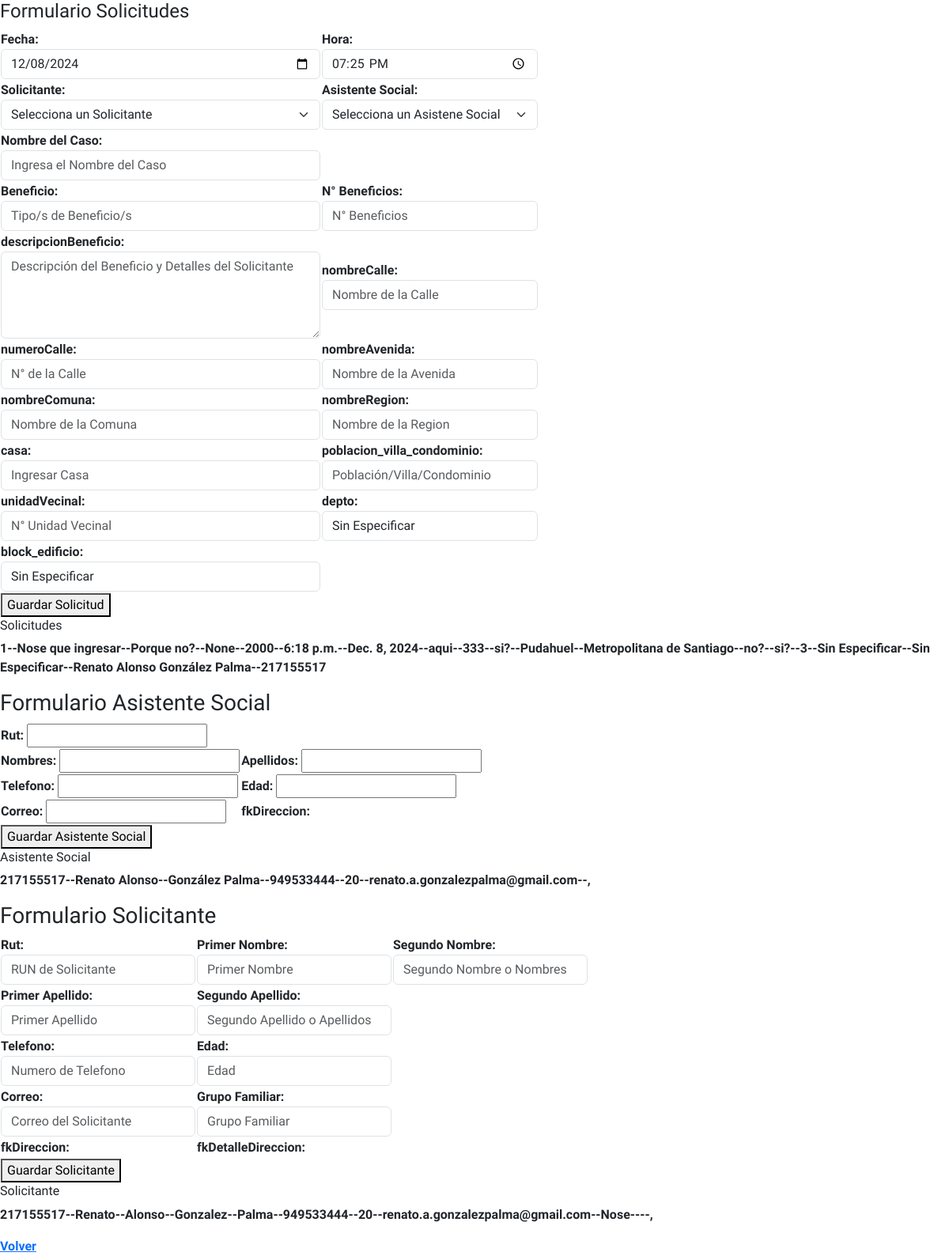
The page /pruebas on the database as committed earlier.
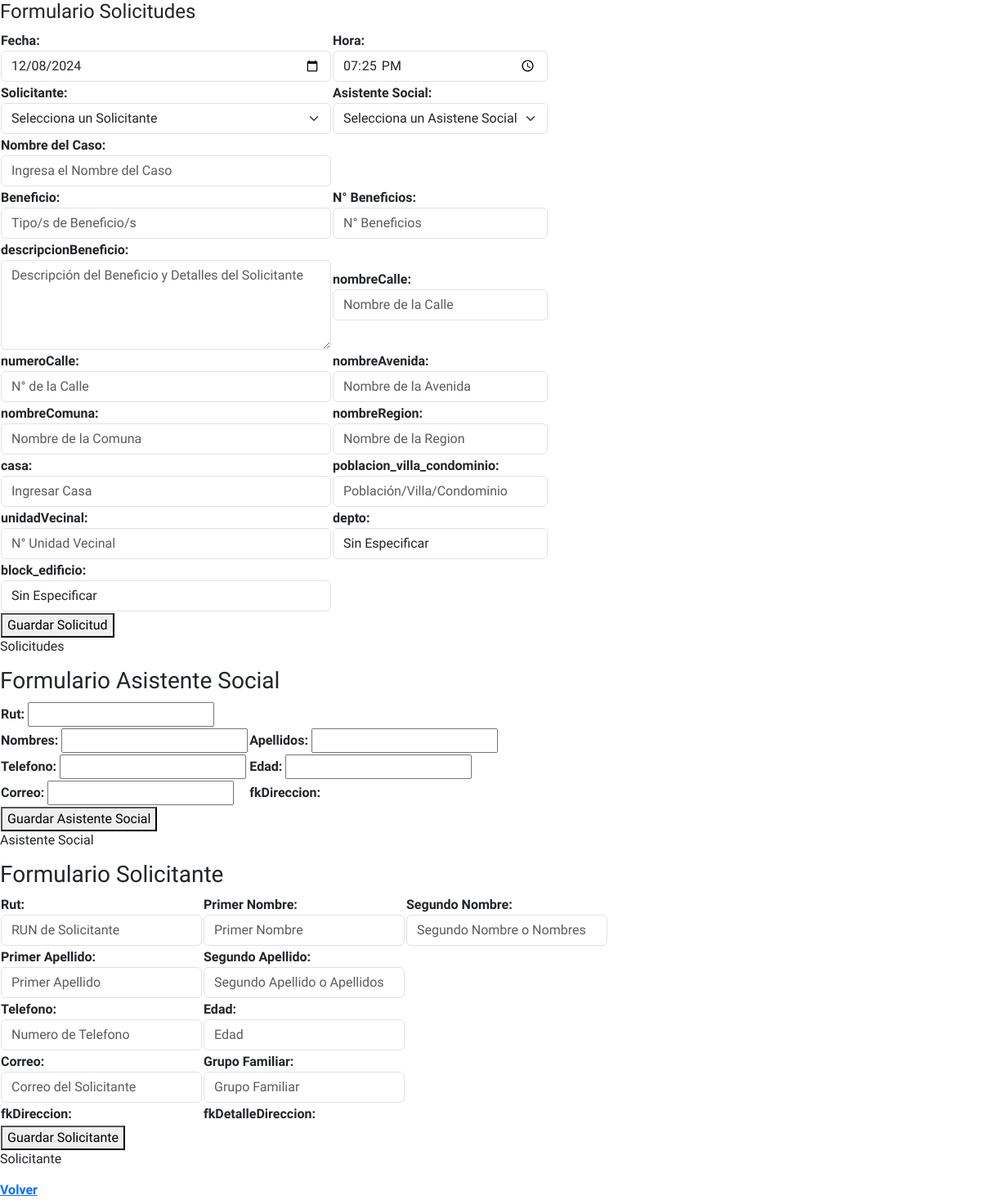
The same page on the database as committed later.
### solicitudes/models.py (models this page shows)
class Solicitud(models.Model):
    numeroSolicitud = models.AutoField(db_column='n_solicitud', primary_key=True)
    nombreCasoSolicitud = models.CharField(max_length=150, blank=False, null=False)
    beneficio = models.CharField(max_length=250, blank=False, null=False)
    descripcionBeneficio = models.CharField(max_length=2500, blank=True, null=True)
    cantidadBeneficios = models.IntegerField(blank=False, null=False)
    hora = models.TimeField(blank=False, null=False)
    fecha = models.DateField(blank=False, null=False)
    nombreCalle = models.CharField(max_length=90, blank=False, null=False)
    numeroCalle = models.IntegerField(blank=False, null=False)
    nombreAvenida = models.CharField(max_length=90, blank=False, null=False)
    nombreComuna = models.CharField(max_length=90, blank=False, null=False)
    nombreRegion = models.CharField(max_length=90, blank=False, null=False)
    casa = models.CharField(max_length=90, blank=False, null=False)
    poblacion_villa_condominio = models.CharField(max_length=90, blank=False, null=False)
    unidadVecinal = models.CharField(max_length=90, blank=False, null=False)
    depto = models.CharField(max_length=90, blank=True, default='Sin Especificar')
    block_edificio = models.CharField(max_length=90, blank=True, default='Sin Especificar')
    fkRutAsistenteSocial = models.ForeignKey('Asistente_Social', on_delete=models.CASCADE, db_column='rutAsistenteSocial')
    fkRutSolicitante = models.ForeignKey('Solicitante', on_delete=models.CASCADE, db_column='rutSolicitante')

class Asistente_Social(models.Model):
    rutAsistenteSocial = models.CharField(max_length=13, primary_key=True)
    nombres = models.CharField(max_length=150, blank=False, null=False)
    apellidos = models.CharField(max_length=150, blank=False, null=False)
    telefono = models.IntegerField(blank=False, null=False)
    edad = models.IntegerField(blank=False, null=False)
    correo = models.CharField(max_length=150, blank=False, null=False)
    def __str__(self):
        return str(self.nombres +" "+ self.apellidos)

class Solicitante(models.Model):
    rutSolicitante = models.CharField(max_length=13, primary_key=True)
    primerNombre = models.CharField(max_length=100, blank=False, null=False)
    segundoNombre = models.CharField(max_length=160, blank=True, null=True)
    primerApellido = models.CharField(max_length=100, blank=False, null=False)
    segundoApellido = models.CharField(max_length=160, blank=True, null=True)
    telefono = models.IntegerField(blank=False, null=False)
    edad = models.IntegerField(blank=False, null=False)
    correo = models.EmailField(max_length=150, blank=False, null=False)
    grupoFamiliar = models.CharField(max_length=150, blank=False, null=False)
    def __str__(self):
        return str(self.rutSolicitante)

### solicitudes/views.py (the view, shortened to what this page needs)
# urls.py: path('pruebas', views.pruebas, name='pruebas'),
def pruebas(request):
    context = {}
    asistenteSocialData = Asistente_Social.objects.all()
    solicitanteData = Solicitante.objects.all()
    solicitudData = Solicitud.objects.all()
    formAsistenteSocial = AsistenteSocialForm
    formSolicitante = SolicitanteForm
    formSolicitud = SolicitudForm
    context['dataAsistenteSocial'] = asistenteSocialData
    context['dataSolcitante'] = solicitanteData
    context['dataSolicitud'] = solicitudData
    context['formAsistenteSocial'] = formAsistenteSocial
    context['formSolicitante'] = formSolicitante
    context['formSolicitud'] = formSolicitud
    return render(request, 'solicitud/pruebas.html', context)

### solicitudes/templates/solicitud/pruebas.html (shortened to what this page needs)
{% extends 'components/base.html' %}
{% load static %}
{% block content %}
<div>
    <h4>Formulario Solicitudes</h4>
    <form method="post" action="{% url 'pruebas' %}">
        <table>
            <tr>
                <td>Fecha: {{ formSolicitud.fecha }}</td>
                <td>Hora: {{ formSolicitud.hora }}</td>
            </tr>
            <tr>
                <td>Solicitante: {{ formSolicitud.fkRutSolicitante }}</td>
                <td>Asistente Social: {{ formSolicitud.fkRutAsistenteSocial }}</td>
            </tr>
            <tr>
                <td>Nombre del Caso: {{ formSolicitud.nombreCasoSolicitud }}</td>
            </tr>
            <tr>
                <td>Beneficio: {{ formSolicitud.beneficio }}</td>
                <td>N° Beneficios: {{ formSolicitud.cantidadBeneficios }}</td>
            <tr>
                <td>descripcionBeneficio: {{ formSolicitud.descripcionBeneficio }}</td>
                <td>nombreCalle: {{ formSolicitud.nombreCalle }}</td>
            </tr>
            <tr>
                <td>numeroCalle: {{ formSolicitud.numeroCalle }}</td>
                <td>nombreAvenida: {{ formSolicitud.nombreAvenida }}</td>
            <tr>
            <tr>
                <td>nombreComuna: {{ formSolicitud.nombreComuna }}</td>
                <td>nombreRegion: {{ formSolicitud.nombreRegion }}</td>
            <tr>
            <tr>
                <td>casa: {{ formSolicitud.casa }}</td>
                <td>poblacion_villa_condominio: {{ formSolicitud.poblacion_villa_condominio }}</td>
            <tr>
            <tr>
                <td>unidadVecinal: {{ formSolicitud.unidadVecinal }}</td>
                <td>depto: {{ formSolicitud.depto }}</td>
            <tr>
            <tr>
                <td>block_edificio: {{ formSolicitud.block_edificio }}</td>
            <tr>
            <td>
                <button name="guardarSolicitud">Guardar Solicitud</button>
            </td>
            </tr>
        </table>
    </form>
    <h6>Solicitudes</h6>
    <p>
        {% for solicitud in dataSolicitud %}
            {{ solicitud.numeroSolicitud }}--{{ solicitud.nombreCasoSolicitud }}--{{ solicitud.beneficio }}--{{ solicitud.descripcionBeneficio }}--{{ solicitud.cantidadBeneficios }}--{{ solicitud.hora }}--{{ solicitud.fecha }}--{{ solicitud.nombreCalle }}--{{ solicitud.numeroCalle }}--{{ solicitud.nombreAvenida }}--{{ solicitud.nombreComuna }}--{{ solicitud.nombreRegion }}--{{ solicitud.casa }}--{{ solicitud.poblacion_villa_condominio }}--{{ solicitud.unidadVecinal }}--{{ solicitud.depto }}--{{ solicitud.block_edificio }}--{{ solicitud.fkRutAsistenteSocial }}--{{ solicitud.fkRutSolicitante }}
        {% endfor %}
    </p>
    <h3>Formulario Asistente Social</h3>
    <table>
        <form method="post" action="{% url 'pruebas' %}">
            <tr><td>Rut: {{ formAsistenteSocial.rutAsistenteSocial }}</td></tr>
            <tr>
                <td>Nombres: {{ formAsistenteSocial.nombres }}</td>
                <td>Apellidos: {{ formAsistenteSocial.apellidos }}</td>
            </tr>
            <tr>
                <td>Telefono: {{ formAsistenteSocial.telefono }}</td>
                <td>Edad: {{ formAsistenteSocial.edad }}</td>
            </tr>
            <tr>
                <td>Correo: {{ formAsistenteSocial.correo }}</td>
                <td>fkDireccion: {{ formAsistenteSocial.fkDireccion }}</td>
            </tr>
            <tr><td><button name="guardarAsistenteSocial">Guardar Asistente Social</button></td></tr>
        </form>
    </table>
    <h6>Asistente Social</h6>
    <p>
        {% for asistenteSocial in dataAsistenteSocial %}
            {{ asistenteSocial.rutAsistenteSocial }}--{{ asistenteSocial.nombres }}--{{ asistenteSocial.apellidos }}--{{ asistenteSocial.telefono }}--{{ asistenteSocial.edad }}--{{ asistenteSocial.correo }}--{{ asistenteSocial.fkDireccion }},
        {% endfor %}
    </p>
    <h3>Formulario Solicitante</h3>
    <table>
        <form method="post" action="{% url 'pruebas' %}">
            <tr>
                <td>Rut: {{ formSolicitante.rutSolicitante }}</td>
                <td>Primer Nombre: {{ formSolicitante.primerNombre }}</td>
                <td>Segundo Nombre:{{ formSolicitante.segundoNombre }}</td>
            </tr>
            <tr>
                <td>Primer Apellido: {{ formSolicitante.primerApellido }}</td>
                <td>Segundo Apellido: {{ formSolicitante.segundoApellido }}</td>
            </tr>
            <tr>
                <td>Telefono: {{ formSolicitante.telefono }}</td>
                <td>Edad: {{ formSolicitante.edad }}</td>
            </tr>
            <tr>
                <td>Correo: {{ formSolicitante.correo }}</td>
                <td>Grupo Familiar: {{ formSolicitante.grupoFamiliar }}</td>
            </tr>
            <tr>
                <td>fkDireccion: {{ formSolicitante.fkDireccion }}</td>
                <td>fkDetalleDireccion: {{ formSolicitante.fkDetalleDireccion }}</td>
            </tr>
            <tr><td><button name="guardarSolicitante">Guardar Solicitante</button></td></tr>
        </form>
    </table>
    <h6>Solicitante</h6>
    <p>
        {% for solicitante in dataSolcitante %}
            {{ solicitante.rutSolicitante }}--{{ solicitante.primerNombre }}--{{ solicitante.segundoNombre }}--{{ solicitante.primerApellido }}--{{ solicitante.segundoApellido }}--{{ solicitante.telefono }}--{{ solicitante.edad }}--{{ solicitante.correo }}--{{ solicitante.grupoFamiliar }}--{{ solicitante.fkDireccion }}--{{ solicitante.fkDetalleDireccion }},
        {% endfor %}
    </p>
    <a href="{% url 'index' %}">Volver</a>
</div>
{% endblock %}

### solicitudes/templates/components/base.html (shortened to what this page needs)
{% load static %}
<!DOCTYPE html>
<html lang="es">
<head>
    <link rel="stylesheet" href="{% static 'css/base.css' %}">
    <link href="https://cdn.jsdelivr.net/npm/bootstrap@5.3.3/dist/css/bootstrap.min.css" rel="stylesheet">
</head>
<body class="default-body">
    {% block content %}
    {% endblock %}
</body>
</html>

### static/css/base.css (style rules this page uses)
.default-body { font-family: "Barlow Semi Condensed", sans-serif; font-weight: 600; font-style: normal; }

Rows that differ between the two databases and show on the page:
removed Solicitud: numeroSolicitud "1", nombreCasoSolicitud "Nose que ingresar", beneficio "Porque no?", descripcionBeneficio "None", cantidadBeneficios "2000", hora "6:18 p.m.", fecha "Dec. 8, 2024", nombreCalle "aqui", numeroCalle "333", nombreAvenida "si?", nombreComuna "Pudahuel", nombreRegion "Metropolitana de Santiago", casa "no?", poblacion_villa_condominio "si?", unidadVecinal "3", depto "Sin Especificar", block_edificio "Sin Especificar", fkRutAsistenteSocial "Renato Alonso González Palma", fkRutSolicitante "217155517"
removed Asistente_Social: rutAsistenteSocial "217155517", nombres "Renato Alonso", apellidos "González Palma", telefono "949533444", edad "20", correo "renato.a.gonzalezpalma@gmail.com"
removed Solicitante: rutSolicitante "217155517", primerNombre "Renato", segundoNombre "Alonso", primerApellido "Gonzalez", segundoApellido "Palma", telefono "949533444", edad "20", correo "renato.a.gonzalezpalma@gmail.com", grupoFamiliar "Nose"
